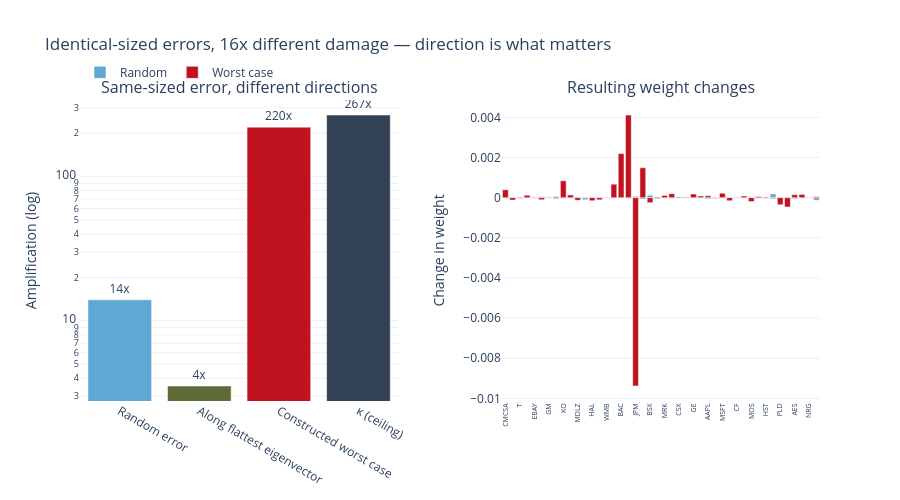

Here is the notebook cell this chart was saved with:
### Code cell
labels = ["Random error", "Along flattest\neigenvector", "Constructed\nworst case", "κ (ceiling)"]
values = [np.mean(rand_amps), amplification_of(E_naive), amplification_of(E_worst), kappa44]

fig = make_subplots(rows=1, cols=2, horizontal_spacing=0.14,
                    subplot_titles=("Same-sized error, different directions",
                                    "Resulting weight changes"))
fig.add_trace(go.Bar(x=labels, y=values,
                     marker_color=[AIRM_COLOURS[2], AIRM_COLOURS[4], AIRM_COLOURS[1], "#334155"],
                     text=[f"{v:.0f}x" for v in values], textposition="outside",
                     showlegend=False), 1, 1)

E_rand = scaled((lambda E: (E + E.T)/2)(rng.normal(0, 1, (N44, N44))))
for nm, E, col in [("Random", E_rand, AIRM_COLOURS[2]),
                   ("Worst case", E_worst, AIRM_COLOURS[1])]:
    dw = minvar_unconstrained(S44 + E) - w_base
    fig.add_trace(go.Bar(x=R44.columns, y=dw, name=nm, marker_color=col), 1, 2)

fig.update_yaxes(title_text="Amplification (log)", type="log", row=1, col=1)
fig.update_yaxes(title_text="Change in weight", row=1, col=2)
fig.update_xaxes(tickangle=-90, tickfont=dict(size=7), row=1, col=2)
fig.update_layout(template=AIRM_TEMPLATE, height=500, barmode="overlay",
                  title="Identical-sized errors, 16x different damage — direction is what matters",
                  legend=dict(orientation="h", y=1.14))
fig.show()

print(f"Same size. {amplification_of(E_worst)/np.mean(rand_amps):.0f}x difference in damage.")

### Figure 1 — Plotly figure (JSON) as saved in the notebook; plotly's stock layout.template omitted (floating-point values rounded to 4 significant figures)
{"data": [{"marker": {"color": ["#5fa8d3", "#606c38", "#c1121f", "#334155"]}, "showlegend": false, "text": ["14x", "4x", "220x", "267x"], "textposition": "outside", "type": "bar", "x": ["Random error", "Along flattest\neigenvector", "Constructed\nworst case", "κ (ceiling)"], "xaxis": "x", "y": [13.99, 3.537, 220.0, 266.8], "yaxis": "y"}, {"marker": {"color": "#5fa8d3"}, "name": "Random", "type": "bar", "x": ["CMCSA", "NFLX", "T", "VZ", "EBAY", "F", "GM", "SBUX", "KO", "KR", "MDLZ", "PG", "HAL", "KMI", "WMB", "XOM", "BAC", "C", "JPM", "WFC", "BSX", "GILD", "MRK", "PFE", "CSX", "DAL", "GE", "LUV", "AAPL", "AMD", "MSFT", "MU", "CF", "FCX", "MOS", "NEM", "HST", "KIM", "PLD", "WY", "AES", "EXC", "NRG", "SO"], "xaxis": "x2", "y": [0.0001127, 1.087e-05, 3.022e-05, 8.932e-05, -7.413e-06, 5.039e-05, -1.704e-05, -5.577e-05, -3.407e-05, -3.67e-05, 3.374e-05, -0.0001113, -1.567e-05, -2.032e-05, 2.861e-06, 8.551e-05, 8.03e-06, 2.199e-05, 6.325e-05, -7.255e-05, 0.0001246, -5.74e-05, -2.259e-05, -3.098e-05, 1.044e-06, -3.297e-05, -2.096e-05, 8.365e-05, -5.118e-05, -2.463e-06, 3.749e-06, 1.305e-05, 2.063e-05, -1.48e-05, -6.38e-06, 2.864e-05, -2.851e-05, 0.000187, -0.0001646, -5.824e-05, -5.022e-05, 7.192e-05, 2.984e-06, -0.0001341], "yaxis": "y2"}, {"marker": {"color": "#c1121f"}, "name": "Worst case", "type": "bar", "x": ["CMCSA", "NFLX", "T", "VZ", "EBAY", "F", "GM", "SBUX", "KO", "KR", "MDLZ", "PG", "HAL", "KMI", "WMB", "XOM", "BAC", "C", "JPM", "WFC", "BSX", "GILD", "MRK", "PFE", "CSX", "DAL", "GE", "LUV", "AAPL", "AMD", "MSFT", "MU", "CF", "FCX", "MOS", "NEM", "HST", "KIM", "PLD", "WY", "AES", "EXC", "NRG", "SO"], "xaxis": "x2", "y": [0.0003947, -0.0001215, -3.453e-05, 0.0001199, 2.08e-05, -0.0001042, 2.419e-05, 4.542e-05, 0.0008386, 0.0001339, -0.0001324, 4.604e-06, -0.0001528, -0.0001099, 1.17e-05, 0.000673, 0.002195, 0.004114, -0.00938, 0.001487, -0.0002489, 3.618e-05, 0.0001098, 0.0001995, 3.27e-05, 2.359e-05, 0.0001779, 8.305e-05, 8.999e-05, -2.715e-05, 0.0002191, -0.0001525, -1.852e-05, 8.096e-05, -0.0001981, 5.629e-05, 3.58e-05, -3.693e-05, -0.0003546, -0.0004649, 0.0001497, 0.0001625, -2.163e-05, 3.917e-05], "yaxis": "y2"}], "layout": {"annotations": [{"font": {"size": 16}, "showarrow": false, "text": "Same-sized error, different directions", "x": 0.215, "xanchor": "center", "xref": "paper", "y": 1, "yanchor": "bottom", "yref": "paper"}, {"font": {"size": 16}, "showarrow": false, "text": "Resulting weight changes", "x": 0.785, "xanchor": "center", "xref": "paper", "y": 1, "yanchor": "bottom", "yref": "paper"}], "barmode": "overlay", "height": 500, "legend": {"orientation": "h", "y": 1.14}, "title": {"text": "Identical-sized errors, 16x different damage — direction is what matters"}, "xaxis": {"anchor": "y", "domain": [0, 0.43]}, "xaxis2": {"anchor": "y2", "domain": [0.57, 1], "tickangle": -90, "tickfont": {"size": 7}}, "yaxis": {"anchor": "x", "domain": [0, 1], "title": {"text": "Amplification (log)"}, "type": "log"}, "yaxis2": {"anchor": "x2", "domain": [0, 1], "title": {"text": "Change in weight"}}}}
